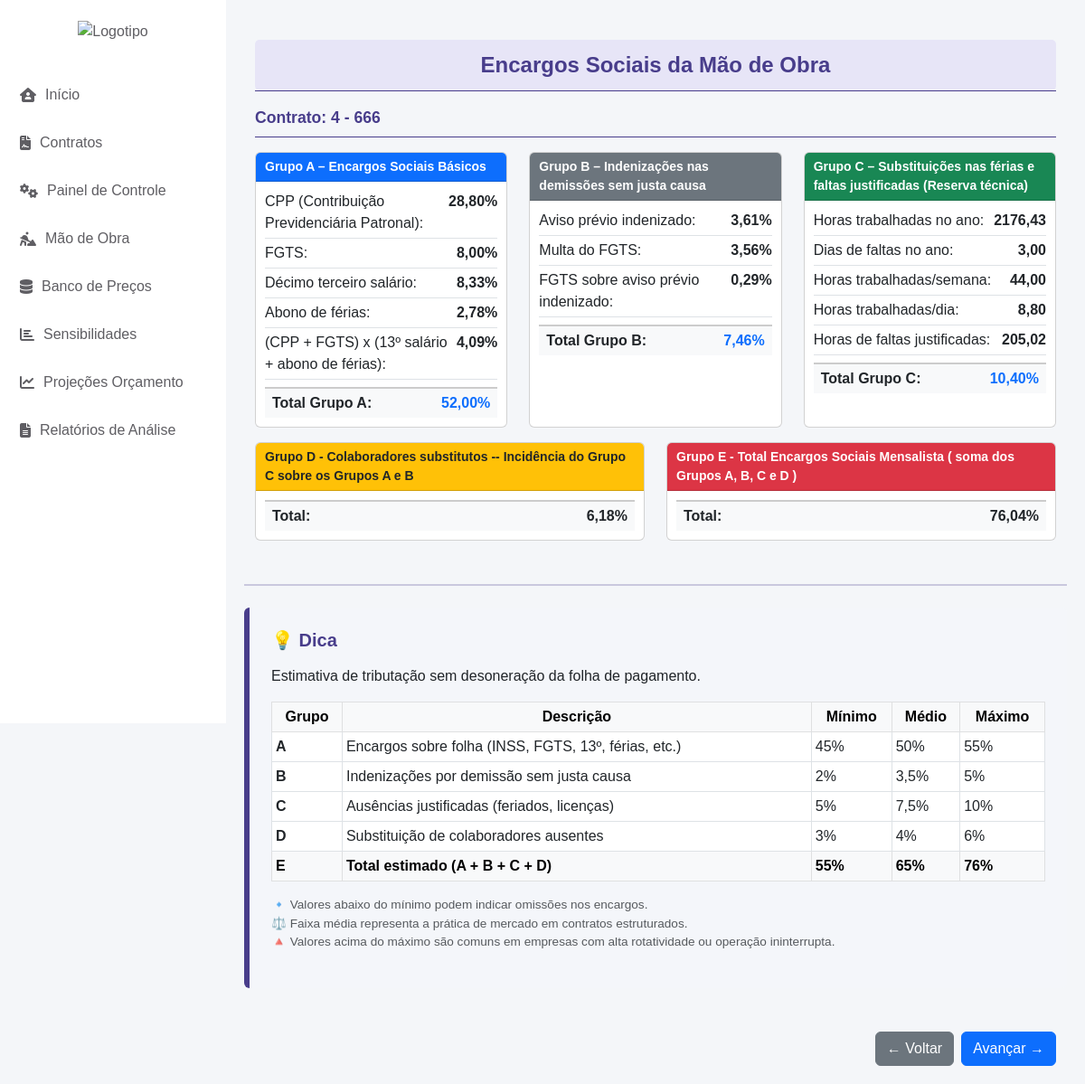
Before: /mao_obra/grupo_abc_resultados/4/ with the older database file.
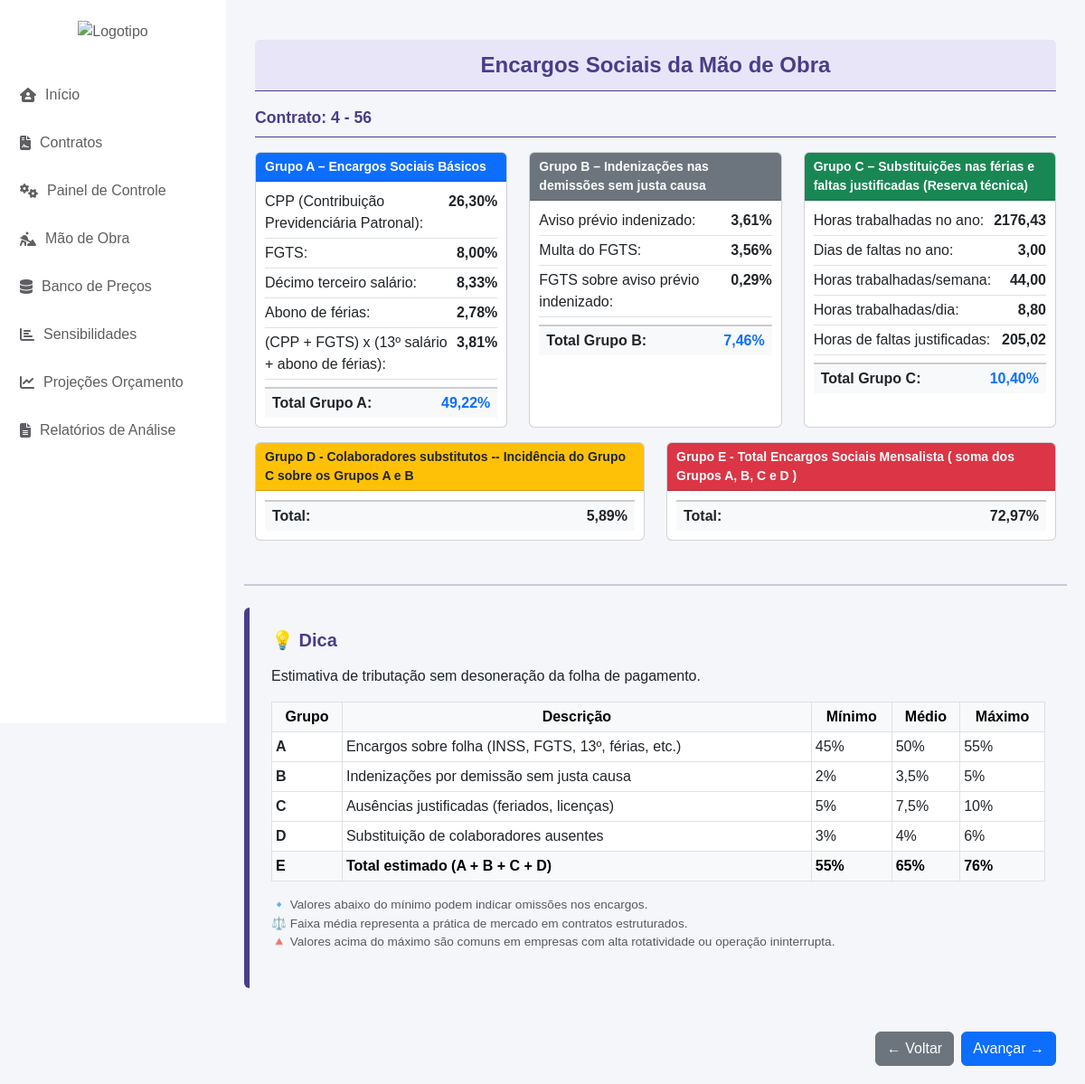
After: the same page with the newer database file.
### cad_contrato/models.py (models this page shows, shortened)
class CadastroContrato(models.Model):
    ESTADOS_CHOICES = [
        ('AC', 'Acre'),
        ('AL', 'Alagoas'),
        ('AP', 'Amapá'),
        ('AM', 'Amazonas'),
        ('BA', 'Bahia'),
        ('CE', 'Ceará'),
        ('DF', 'Distrito Federal'),
        ('ES', 'Espírito Santo'),
        ('GO', 'Goiás'),
        ('MA', 'Maranhão'),
        ('MT', 'Mato Grosso'),
        ('MS', 'Mato Grosso do Sul'),
        ('MG', 'Minas Gerais'),
        ('PA', 'Pará'),
        ('PB', 'Paraíba'),
        ('PR', 'Paraná'),
        ('PE', 'Pernambuco'),
        ('PI', 'Piauí'),
        ('RJ', 'Rio de Janeiro'),
        ('RN', 'Rio Grande do Norte'),
        ('RS', 'Rio Grande do Sul'),
        ('RO', 'Rondônia'),
        ('RR', 'Roraima'),
        ('SC', 'Santa Catarina'),
        ('SP', 'São Paulo'),
        ('SE', 'Sergipe'),
        ('TO', 'Tocantins'),
    ]
    STATUS_CHOICES = [
        ('EM_LICITACAO', 'Em Licitação'),
        ('EM_RENOVACAO', 'Em Renovação'),
        ('ATIVO', 'Ativo'),
        ('ENCERRADO', 'Encerrado'),
    ]
    contrato = models.AutoField(primary_key=True)
    concessionaria = models.CharField(max_length=100, default='Equatorial')
    estado = models.CharField(max_length=2, choices=ESTADOS_CHOICES, default='GO')
    municipio = models.CharField(max_length=100, default='Goiânia')
    escopo_contrato = models.CharField(max_length=255)
    inicio_vigencia_contrato = models.DateField(default='2025-01-01')
    fim_vigencia_contrato = models.DateField(default='2029-01-01')
    versao_base = models.ForeignKey('self', null=True, blank=True, on_delete=models.PROTECT, related_name='versoes')
    numero_versao = models.IntegerField(default=0)
    descricao_alteracao = models.TextField(blank=True)
    status_contrato = models.CharField(max_length=15, choices=STATUS_CHOICES, default='EM_LICITACAO', verbose_name="Status do Contrato")
    valor_inicial = models.DecimalField(max_digits=15, decimal_places=2, default=0.00, verbose_name="Valor Inicial do Contrato")
    created_at = models.DateTimeField(auto_now_add=True)
    updated_at = models.DateTimeField(auto_now=True)
    class Meta:
        ordering = ['-created_at']

### mao_obra/models.py (models this page shows, shortened)
class CalcGrupoAEncargos(models.Model):
    contrato = models.ForeignKey(CadastroContrato, on_delete=models.CASCADE)  # Vínculo com o contrato
    cpp = models.DecimalField(default=0, max_digits=10, decimal_places=2, verbose_name="CPP (Contribuição Previdenciária Patronal)")
    cpp_fgts_sal_abono = models.DecimalField(default=0, max_digits=10, decimal_places=2, verbose_name="(CPP + FGTS) x (13 salário + abono de férias)")
    total_grupo_a = models.DecimalField(default=0, max_digits=10, decimal_places=2, verbose_name='Total Grupo A')

class CalcGrupoD(models.Model):
    contrato = models.ForeignKey(CadastroContrato, on_delete=models.CASCADE)  # Vínculo com o contrato
    total_grupo_d = models.DecimalField(default=0, max_digits=5, decimal_places=2, verbose_name="Total Grupo D")

class CalcGrupoE(models.Model):
    contrato = models.ForeignKey(CadastroContrato, on_delete=models.CASCADE)  # Vínculo com o contrato
    total_grupo_e = models.DecimalField(default=0, max_digits=5, decimal_places=2, verbose_name="Total Grupo E")

### mao_obra/views.py (the view)
# urls.py: path('grupo_abc_resultados/<int:contrato_id>/', GrupoResultadosView.as_view(), name='grupo_abc_resultados'),
class GrupoResultadosView(DetailView):
    template_name = 'grupo_abc_resultados.html'
    context_object_name = 'calc_grupo_a'
    def get_object(self):
        contrato_id = self.kwargs.get('contrato_id')
        self.contrato = get_object_or_404(CadastroContrato, contrato=contrato_id)
        return get_object_or_404(CalcGrupoAEncargos, contrato_id=self.contrato.pk)
    def get_context_data(self, **kwargs):
        context = super().get_context_data(**kwargs)
        contrato_id = self.kwargs.get('contrato_id')
        contrato = get_object_or_404(CadastroContrato, contrato=contrato_id)
        context['contrato'] = contrato
        context['grupo_a'] = GrupoAEncargos.objects.filter(contrato=contrato).first()
        context['calc_grupo_a'] = CalcGrupoAEncargos.objects.filter(contrato=contrato).first()
        context['calc_grupo_b'] = CalcGrupoBIndenizacoes.objects.filter(contrato=contrato).first()
        context['calc_grupo_c'] = CalcGrupoCSubstituicoes.objects.filter(contrato=contrato).first()
        context['calc_grupo_d'] = CalcGrupoD.objects.filter(contrato=contrato).first()
        context['calc_grupo_e'] = CalcGrupoE.objects.filter(contrato=contrato).first()
        return context

### app/context_processors.py (called while the page is built)
def contrato_context(request):
    contrato_id = request.session.get('contrato_id')
    contrato = None
    if contrato_id:
        try:
            contrato = CadastroContrato.objects.get(contrato=contrato_id)
        except CadastroContrato.DoesNotExist:
            pass
    return {'contrato': contrato}

### mao_obra/templates/grupo_abc_resultados.html (shortened to what the changed rows need)
{% extends 'base.html' %}
{% block content %}
<div class="container-fluid mt-4">
    <div class="header text-center">
        Encargos Sociais da Mão de Obra
    </div>
    <p class="text-center mt-0 font-weight-bold" style="font-size: 0.8rem; border-bottom: 1px solid #483D8B;"> </p>
    <p class="form-label fw-bold" style="color: #483D8B; font-size: 1.1rem;">Contrato: {{ contrato.contrato }} - {{ contrato.escopo_contrato }}</p>
    <p class="text-muted" style="font-size: 0.8rem; border-bottom: 1px solid #483D8B;"></p>
    <div class="row d-flex justify-content-center align-items-stretch mt-3">
        <div class="col-lg-4 d-flex">
            <div class="card w-100 h-100">
                <div class="card-body">
                    {% if calc_grupo_a or grupo_a %}
                        <div class="d-flex justify-content-between border-bottom pb-1 mb-1" style="border-color: #e0e0e0;">
                            <span>CPP (Contribuição Previdenciária Patronal):</span>
                            <strong>{{ calc_grupo_a.cpp|floatformat:2|add:"%" }}</strong>
                        </div>
                        <div class="d-flex justify-content-between border-bottom pb-1 mb-1" style="border-color: #e0e0e0;">
                            <span>FGTS:</span>
                            <strong>{{ grupo_a.fgts|floatformat:2|add:"%" }}</strong>
                        </div>
                        <div class="d-flex justify-content-between border-bottom pb-1 mb-1" style="border-color: #e0e0e0;">
                            <span>Décimo terceiro salário:</span>
                            <strong>{{ grupo_a.dec_salario|floatformat:2|add:"%" }}</strong>
                        </div>
                        <div class="d-flex justify-content-between border-bottom pb-1 mb-1" style="border-color: #e0e0e0;">
                            <span>Abono de férias:</span>
                            <strong>{{ grupo_a.abono_ferias|floatformat:2|add:"%" }}</strong>
                        </div>
                        <div class="d-flex justify-content-between border-bottom pb-1 mb-1" style="border-color: #e0e0e0;">
                            <span>(CPP + FGTS) x (13º salário + abono de férias):</span>
                            <strong>{{ calc_grupo_a.cpp_fgts_sal_abono|floatformat:2|add:"%" }}</strong>
                        </div>
                        <div class="d-flex justify-content-between py-1 px-2 mt-2" style="background-color: #f8f9fa; border-top: 2px solid #ccc;">
                            <span><strong>Total Grupo A:</strong></span>
                            <strong class="text-primary">{{ calc_grupo_a.total_grupo_a|floatformat:2|add:"%" }}</strong>
                        </div>
                    {% else %}
                        <p class="text-danger">Dados indisponíveis.</p>
                    {% endif %}
                </div>
            </div>
        </div>
        <div class="col-lg-4 d-flex">
        </div>
        <div class="col-lg-4 d-flex">
        </div>
    </div>
    <div class="row d-flex justify-content-center align-items-stretch mt-3">
        <div class="col-lg-6 d-flex">
            <div class="card w-100 h-100">
                <div class="card-body">
                    {% if calc_grupo_d %}
                        <div class="d-flex justify-content-between py-1 px-2" style="background-color: #f8f9fa; border-top: 2px solid #ccc;">
                            <span><strong>Total:</strong></span>
                            <strong class="text-dark">{{ calc_grupo_d.total_grupo_d|floatformat:2|add:"%" }}</strong>
                        </div>
                    {% else %}
                        <p class="text-danger">Dados indisponíveis.</p>
                    {% endif %}
                </div>
            </div>
        </div>
        <div class="col-lg-6 d-flex">
            <div class="card w-100 h-100">
                <div class="card-body">
                    {% if calc_grupo_e %}
                        <div class="d-flex justify-content-between py-1 px-2" style="background-color: #f8f9fa; border-top: 2px solid #ccc;">
                            <span><strong>Total:</strong></span>
                            <strong class="text-dark">{{ calc_grupo_e.total_grupo_e|floatformat:2|add:"%" }}</strong>
                        </div>
                    {% else %}
                        <p class="text-danger">Dados indisponíveis.</p>
                    {% endif %}
                </div>
            </div>
        </div>
    </div>
</div>
<div class="container mt-4 p-4 rounded" style="background-color: #f4f6fa; border-left: 6px solid #483D8B;">
    <table class="table table-bordered table-sm mt-3 bg-white">
        <thead class="table-light text-center">
            <tr>
                <th>Grupo</th>
                <th>Descrição</th>
                <th>Mínimo</th>
                <th>Médio</th>
                <th>Máximo</th>
            </tr>
        </thead>
    </table>
</div>
{% endblock %}

Changed rows visible on the page:
changed CadastroContrato id 4: escopo_contrato "666" → "56"
changed CalcGrupoAEncargos: cpp|add "28,80%" → "26,30%"; cpp_fgts_sal_abono|add "4,09%" → "3,81%"; total_grupo_a|add "52,00%" → "49,22%"
changed CalcGrupoD: total_grupo_d|add "6,18%" → "5,89%"
changed CalcGrupoE: total_grupo_e|add "76,04%" → "72,97%"
